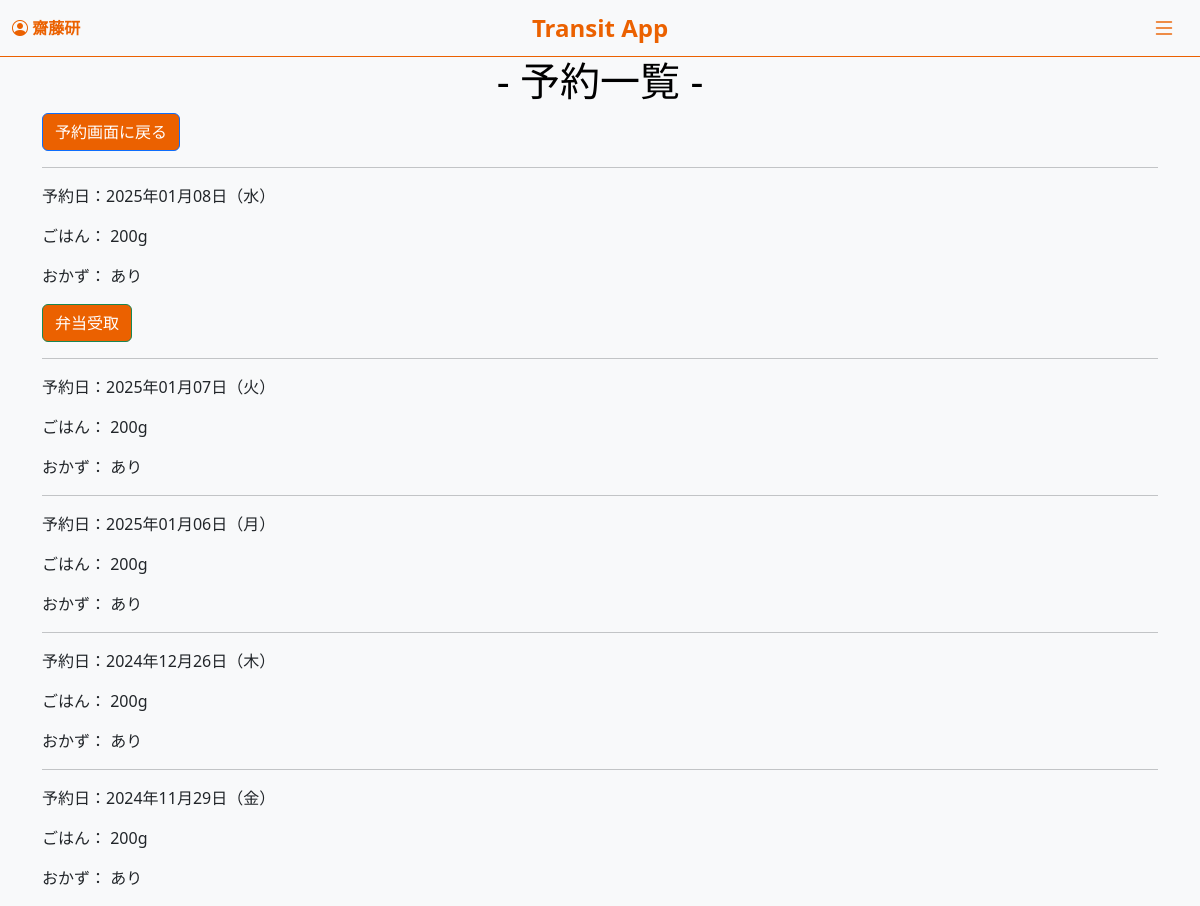
The page /reservation_list/ (signed in) on the database as committed earlier.
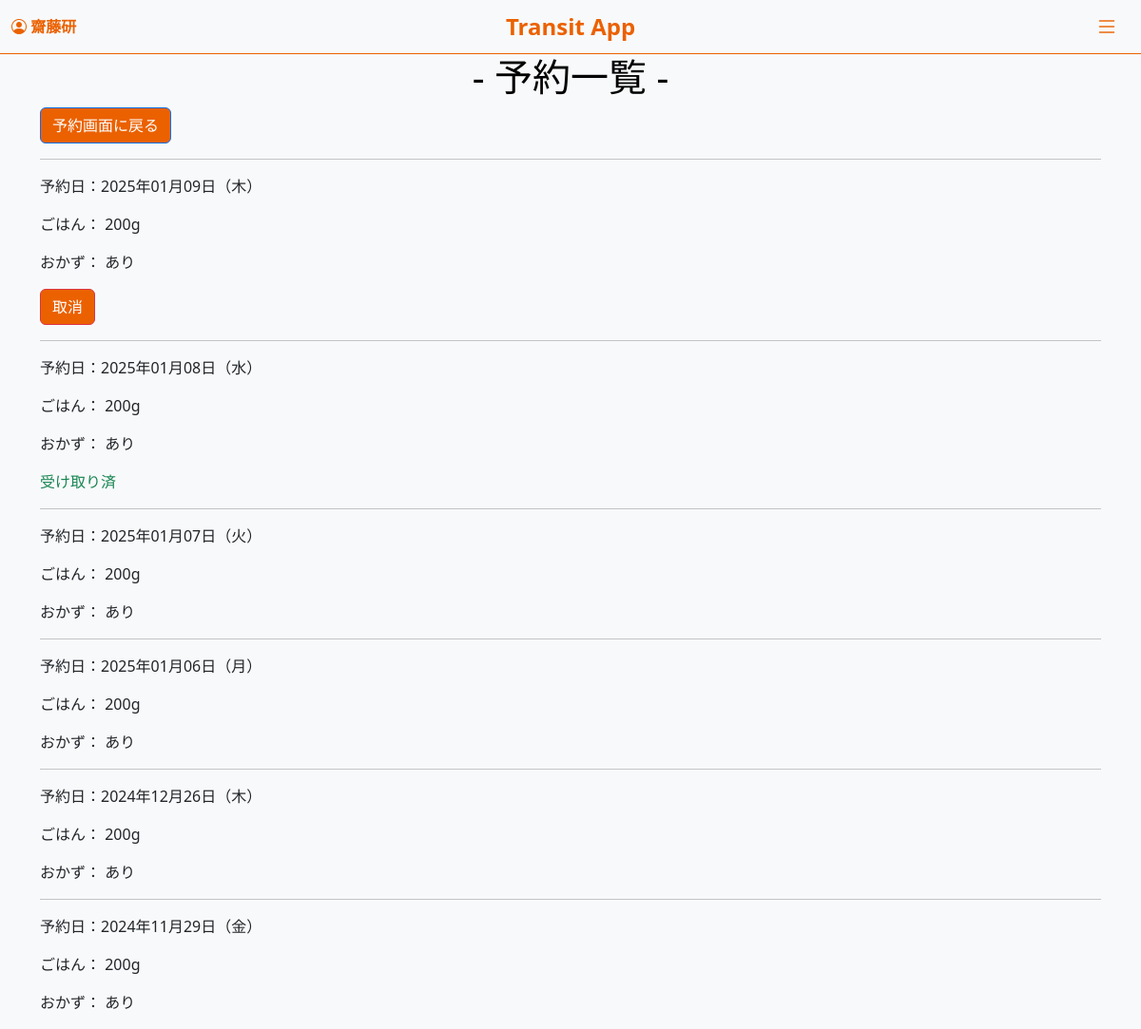
The same page on the database as committed later.
### accounts/models.py (models this page shows, shortened)
class BentoReservation(models.Model):
    user = models.ForeignKey(User, on_delete=models.CASCADE, related_name='reservations')
    reservation_date = models.DateField()
    side_dish = models.BooleanField(default=False)
    rice = models.BooleanField(default=False)
    rice_gram = models.IntegerField(null=True, blank=True)
    received = models.BooleanField(default=False)
    memo = models.TextField(blank=True, null=True)
    transfer_user = models.ForeignKey(User, on_delete=models.SET_NULL, null=True, blank=True, related_name='transferred_reservations')
    original_user = models.ForeignKey(User, on_delete=models.SET_NULL, null=True, blank=True, related_name='original_reservations')
    created_at = models.DateTimeField(auto_now_add=True, null=True)  # null=True を追加
    @property
    def can_cancel(self):
        cancel_deadline = self.reservation_date - timedelta(days=1)
        cancel_deadline_time = timezone.make_aware(datetime.combine(cancel_deadline, time(15, 0, 0)))
        return timezone.now() < cancel_deadline_time
    class Meta:
        verbose_name = "弁当予約"
        verbose_name_plural = "弁当予約一覧"

### accounts/views.py (the view)
# urls.py: path('reservation_list/', views.reservation_list, name='reservation_list'),
@login_required
def reservation_list(request):
    start_date = request.GET.get('start_date')
    end_date = request.GET.get('end_date')
    today = timezone.localdate()  # 現在の日付を取得
    reservations = BentoReservation.objects.filter(user=request.user)
    if start_date:
        reservations = reservations.filter(reservation_date__gte=start_date)
    if end_date:
        reservations = reservations.filter(reservation_date__lte=end_date)
    reservations = reservations.order_by('-reservation_date')
    return render(request, 'accounts/reservation_list.html', {
        'reservations': reservations,
        'start_date': start_date,
        'end_date': end_date,
        'today': today,  # テンプレートに渡す
    })

### accounts/templates/accounts/reservation_list.html (shortened to what this page needs)
{% extends "accounts/base.html" %}
{% block content %}
<h1 class="text-center">- 予約一覧 -</h1>
<a href="{% url 'bento_reservation' %}" class="btn btn-primary">予約画面に戻る</a>
<div class="reservation-cards">
    {% for reservation in reservations %}
        <hr>
        <p>予約日：{{ reservation.reservation_date|date:"Y年m月d日（D）" }}</p>
        <div class="reservation-content">
            <p>ごはん：{% if reservation.rice %} {{ reservation.rice_gram }}g {% else %}なし{% endif %}</p>
            <p>おかず：{% if reservation.side_dish %} あり {% else %}なし{% endif %}</p>
        </div>
        {% if reservation.can_cancel %}
            <a href="{% url 'cancel_reservation' reservation.id %}" class="btn btn-danger">取消</a>
        {% endif %}
        {% if reservation.reservation_date == today %}
            {% if not reservation.received %}
                <form method="POST" action="{% url 'receive_bento' reservation.id %}">
                    <button type="submit" class="btn btn-success">弁当受取</button>
                </form>
            {% else %}
                <p class="text-success">受け取り済</p>
            {% endif %}
        {% endif %}
    {% endfor %}
</div>
{% endblock %}

### accounts/templates/accounts/base.html (shortened to what this page needs)
<!DOCTYPE html>
<html lang="ja">
<head>
    <link href="https://cdn.jsdelivr.net/npm/bootstrap@5.3.0/dist/css/bootstrap.min.css" rel="stylesheet">
    <link href="https://cdn.jsdelivr.net/npm/bootstrap-icons/font/bootstrap-icons.css" rel="stylesheet">
</head>
<body>
    <nav class="navbar navbar-light">
        <div class="container-fluid">
            {% if user.is_authenticated %}
                <span class="navbar-text">
                    <i class="bi bi-person-circle"></i> <strong>{{ user.username }}</strong>
                </span>
            {% else %}
                <a href="{% url 'login' %}" class="navbar-text">ログイン</a>
            {% endif %}
            <div class="navbar-brand">Transit App</div>
            <button class="navbar-toggler" type="button" data-bs-toggle="offcanvas" data-bs-target="#offcanvasMenu" aria-controls="offcanvasMenu">
                <i class="bi bi-list"></i>
            </button>
        </div>
    </nav>
    <div class="container">
        {% block content %}
        {% endblock content %}
    </div>
</body>
</html>

### accounts/templates/accounts/base.html (style rules this page uses)
body { background-color: #f8f9fa; }
.navbar { background-color: transparent; border-bottom: 1px solid #eb6100; justify-content: center; }
.navbar-text { margin-right: auto; color: #EB6100; font-size: 16px; }
.navbar-brand { color: #EB6100; font-size: 24px; font-weight: bold; position: absolute; left: 50%; transform: translateX(-50%); }
.navbar-toggler { border: none; margin-left: auto; outline: none; box-shadow: none; }
.navbar-toggler i { font-size: 24px; color: #EB6100; }
.text-center { color: #000000; }
.btn { background-color: #EB6100; color: white; }

Rows that differ between the two databases and show on the page:
added BentoReservation: reservation_date "2025年01月09日（木）", rice_gram "200", side_dish "あり", shows "取消"
changed BentoReservation (number 2 of 6 on the later page): received "弁当受取" → "受け取り済"
